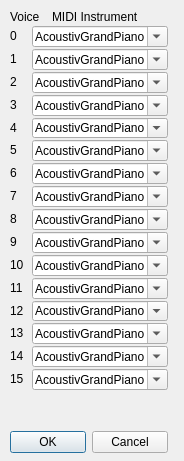
<?xml version="1.0" encoding="UTF-8"?>
<ui version="4.0">
 <class>CMIDIInstrumentsDialog</class>
 <widget class="QDialog" name="CMIDIInstrumentsDialog">
  <property name="geometry">
   <rect>
    <x>0</x>
    <y>0</y>
    <width>184</width>
    <height>461</height>
   </rect>
  </property>
  <property name="windowTitle">
   <string>Dialog</string>
  </property>
  <widget class="QWidget" name="layoutWidget">
   <property name="geometry">
    <rect>
     <x>10</x>
     <y>10</y>
     <width>158</width>
     <height>443</height>
    </rect>
   </property>
   <layout class="QVBoxLayout" name="verticalLayout_3">
    <property name="spacing">
     <number>2</number>
    </property>
    <item>
     <layout class="QHBoxLayout" name="horizontalLayout_24">
      <item>
       <widget class="QLabel" name="label_9">
        <property name="minimumSize">
         <size>
          <width>40</width>
          <height>0</height>
         </size>
        </property>
        <property name="maximumSize">
         <size>
          <width>40</width>
          <height>16777215</height>
         </size>
        </property>
        <property name="text">
         <string>Voice</string>
        </property>
       </widget>
      </item>
      <item>
       <widget class="QLabel" name="label_10">
        <property name="text">
         <string>MIDI Instrument</string>
        </property>
       </widget>
      </item>
     </layout>
    </item>
    <item>
     <layout class="QHBoxLayout" name="horizontalLayout_8">
      <item>
       <widget class="QLabel" name="midi_voice_lbl_0">
        <property name="minimumSize">
         <size>
          <width>20</width>
          <height>20</height>
         </size>
        </property>
        <property name="maximumSize">
         <size>
          <width>20</width>
          <height>20</height>
         </size>
        </property>
        <property name="text">
         <string>0</string>
        </property>
       </widget>
      </item>
      <item>
       <widget class="QComboBox" name="midi_voice_comboBox_0">
        <property name="minimumSize">
         <size>
          <width>120</width>
          <height>20</height>
         </size>
        </property>
        <property name="maximumSize">
         <size>
          <width>140</width>
          <height>16777215</height>
         </size>
        </property>
        <property name="editable">
         <bool>true</bool>
        </property>
        <property name="currentText">
         <string>AcoustivGrandPiano</string>
        </property>
       </widget>
      </item>
     </layout>
    </item>
    <item>
     <layout class="QHBoxLayout" name="horizontalLayout_9">
      <item>
       <widget class="QLabel" name="midi_voice_lbl_1">
        <property name="minimumSize">
         <size>
          <width>20</width>
          <height>20</height>
         </size>
        </property>
        <property name="maximumSize">
         <size>
          <width>20</width>
          <height>20</height>
         </size>
        </property>
        <property name="text">
         <string>1</string>
        </property>
       </widget>
      </item>
      <item>
       <widget class="QComboBox" name="midi_voice_comboBox_1">
        <property name="minimumSize">
         <size>
          <width>120</width>
          <height>20</height>
         </size>
        </property>
        <property name="maximumSize">
         <size>
          <width>140</width>
          <height>16777215</height>
         </size>
        </property>
        <property name="editable">
         <bool>true</bool>
        </property>
        <property name="currentText">
         <string>AcoustivGrandPiano</string>
        </property>
       </widget>
      </item>
     </layout>
    </item>
    <item>
     <layout class="QHBoxLayout" name="horizontalLayout_10">
      <item>
       <widget class="QLabel" name="midi_voice_lbl_2">
        <property name="minimumSize">
         <size>
          <width>20</width>
          <height>20</height>
         </size>
        </property>
        <property name="maximumSize">
         <size>
          <width>20</width>
          <height>20</height>
         </size>
        </property>
        <property name="text">
         <string>2</string>
        </property>
       </widget>
      </item>
      <item>
       <widget class="QComboBox" name="midi_voice_comboBox_2">
        <property name="minimumSize">
         <size>
          <width>120</width>
          <height>20</height>
         </size>
        </property>
        <property name="maximumSize">
         <size>
          <width>140</width>
          <height>16777215</height>
         </size>
        </property>
        <property name="editable">
         <bool>true</bool>
        </property>
        <property name="currentText">
         <string>AcoustivGrandPiano</string>
        </property>
       </widget>
      </item>
     </layout>
    </item>
    <item>
     <layout class="QHBoxLayout" name="horizontalLayout_11">
      <item>
       <widget class="QLabel" name="midi_voice_lbl_3">
        <property name="minimumSize">
         <size>
          <width>20</width>
          <height>20</height>
         </size>
        </property>
        <property name="maximumSize">
         <size>
          <width>20</width>
          <height>20</height>
         </size>
        </property>
        <property name="text">
         <string>3</string>
        </property>
       </widget>
      </item>
      <item>
       <widget class="QComboBox" name="midi_voice_comboBox_3">
        <property name="minimumSize">
         <size>
          <width>120</width>
          <height>20</height>
         </size>
        </property>
        <property name="maximumSize">
         <size>
          <width>140</width>
          <height>16777215</height>
         </size>
        </property>
        <property name="editable">
         <bool>true</bool>
        </property>
        <property name="currentText">
         <string>AcoustivGrandPiano</string>
        </property>
       </widget>
      </item>
     </layout>
    </item>
    <item>
     <layout class="QHBoxLayout" name="horizontalLayout_25">
      <item>
       <widget class="QLabel" name="midi_voice_lbl_16">
        <property name="minimumSize">
         <size>
          <width>20</width>
          <height>20</height>
         </size>
        </property>
        <property name="maximumSize">
         <size>
          <width>20</width>
          <height>20</height>
         </size>
        </property>
        <property name="text">
         <string>4</string>
        </property>
       </widget>
      </item>
      <item>
       <widget class="QComboBox" name="midi_voice_comboBox_4">
        <property name="minimumSize">
         <size>
          <width>120</width>
          <height>20</height>
         </size>
        </property>
        <property name="maximumSize">
         <size>
          <width>140</width>
          <height>16777215</height>
         </size>
        </property>
        <property name="editable">
         <bool>true</bool>
        </property>
        <property name="currentText">
         <string>AcoustivGrandPiano</string>
        </property>
       </widget>
      </item>
     </layout>
    </item>
    <item>
     <layout class="QHBoxLayout" name="horizontalLayout_13">
      <item>
       <widget class="QLabel" name="midi_voice_lbl_5">
        <property name="minimumSize">
         <size>
          <width>20</width>
          <height>20</height>
         </size>
        </property>
        <property name="maximumSize">
         <size>
          <width>20</width>
          <height>20</height>
         </size>
        </property>
        <property name="text">
         <string>5</string>
        </property>
       </widget>
      </item>
      <item>
       <widget class="QComboBox" name="midi_voice_comboBox_5">
        <property name="minimumSize">
         <size>
          <width>120</width>
          <height>20</height>
         </size>
        </property>
        <property name="maximumSize">
         <size>
          <width>140</width>
          <height>16777215</height>
         </size>
        </property>
        <property name="editable">
         <bool>true</bool>
        </property>
        <property name="currentText">
         <string>AcoustivGrandPiano</string>
        </property>
       </widget>
      </item>
     </layout>
    </item>
    <item>
     <layout class="QHBoxLayout" name="horizontalLayout_14">
      <item>
       <widget class="QLabel" name="midi_voice_lbl_6">
        <property name="minimumSize">
         <size>
          <width>20</width>
          <height>20</height>
         </size>
        </property>
        <property name="maximumSize">
         <size>
          <width>20</width>
          <height>20</height>
         </size>
        </property>
        <property name="text">
         <string>6</string>
        </property>
       </widget>
      </item>
      <item>
       <widget class="QComboBox" name="midi_voice_comboBox_6">
        <property name="minimumSize">
         <size>
          <width>120</width>
          <height>20</height>
         </size>
        </property>
        <property name="maximumSize">
         <size>
          <width>140</width>
          <height>16777215</height>
         </size>
        </property>
        <property name="editable">
         <bool>true</bool>
        </property>
        <property name="currentText">
         <string>AcoustivGrandPiano</string>
        </property>
       </widget>
      </item>
     </layout>
    </item>
    <item>
     <layout class="QHBoxLayout" name="horizontalLayout_15">
      <item>
       <widget class="QLabel" name="midi_voice_lbl_7">
        <property name="minimumSize">
         <size>
          <width>20</width>
          <height>20</height>
         </size>
        </property>
        <property name="maximumSize">
         <size>
          <width>20</width>
          <height>20</height>
         </size>
        </property>
        <property name="text">
         <string>7</string>
        </property>
       </widget>
      </item>
      <item>
       <widget class="QComboBox" name="midi_voice_comboBox_7">
        <property name="minimumSize">
         <size>
          <width>120</width>
          <height>20</height>
         </size>
        </property>
        <property name="maximumSize">
         <size>
          <width>140</width>
          <height>16777215</height>
         </size>
        </property>
        <property name="editable">
         <bool>true</bool>
        </property>
        <property name="currentText">
         <string>AcoustivGrandPiano</string>
        </property>
       </widget>
      </item>
     </layout>
    </item>
    <item>
     <layout class="QHBoxLayout" name="horizontalLayout_16">
      <item>
       <widget class="QLabel" name="midi_voice_lbl_8">
        <property name="minimumSize">
         <size>
          <width>20</width>
          <height>20</height>
         </size>
        </property>
        <property name="maximumSize">
         <size>
          <width>20</width>
          <height>20</height>
         </size>
        </property>
        <property name="text">
         <string>8</string>
        </property>
       </widget>
      </item>
      <item>
       <widget class="QComboBox" name="midi_voice_comboBox_8">
        <property name="minimumSize">
         <size>
          <width>120</width>
          <height>20</height>
         </size>
        </property>
        <property name="maximumSize">
         <size>
          <width>140</width>
          <height>16777215</height>
         </size>
        </property>
        <property name="editable">
         <bool>true</bool>
        </property>
        <property name="currentText">
         <string>AcoustivGrandPiano</string>
        </property>
       </widget>
      </item>
     </layout>
    </item>
    <item>
     <layout class="QHBoxLayout" name="horizontalLayout_17">
      <item>
       <widget class="QLabel" name="midi_voice_lbl_9">
        <property name="minimumSize">
         <size>
          <width>20</width>
          <height>20</height>
         </size>
        </property>
        <property name="maximumSize">
         <size>
          <width>20</width>
          <height>20</height>
         </size>
        </property>
        <property name="text">
         <string>9</string>
        </property>
       </widget>
      </item>
      <item>
       <widget class="QComboBox" name="midi_voice_comboBox_9">
        <property name="minimumSize">
         <size>
          <width>120</width>
          <height>20</height>
         </size>
        </property>
        <property name="maximumSize">
         <size>
          <width>140</width>
          <height>16777215</height>
         </size>
        </property>
        <property name="editable">
         <bool>true</bool>
        </property>
        <property name="currentText">
         <string>AcoustivGrandPiano</string>
        </property>
       </widget>
      </item>
     </layout>
    </item>
    <item>
     <layout class="QHBoxLayout" name="horizontalLayout_18">
      <item>
       <widget class="QLabel" name="midi_voice_lbl_10">
        <property name="minimumSize">
         <size>
          <width>20</width>
          <height>20</height>
         </size>
        </property>
        <property name="maximumSize">
         <size>
          <width>20</width>
          <height>20</height>
         </size>
        </property>
        <property name="text">
         <string>10</string>
        </property>
       </widget>
      </item>
      <item>
       <widget class="QComboBox" name="midi_voice_comboBox_10">
        <property name="minimumSize">
         <size>
          <width>120</width>
          <height>20</height>
         </size>
        </property>
        <property name="maximumSize">
         <size>
          <width>140</width>
          <height>16777215</height>
         </size>
        </property>
        <property name="editable">
         <bool>true</bool>
        </property>
        <property name="currentText">
         <string>AcoustivGrandPiano</string>
        </property>
       </widget>
      </item>
     </layout>
    </item>
    <item>
     <layout class="QHBoxLayout" name="horizontalLayout_19">
      <item>
       <widget class="QLabel" name="midi_voice_lbl_11">
        <property name="minimumSize">
         <size>
          <width>20</width>
          <height>20</height>
         </size>
        </property>
        <property name="maximumSize">
         <size>
          <width>20</width>
          <height>20</height>
         </size>
        </property>
        <property name="text">
         <string>11</string>
        </property>
       </widget>
      </item>
      <item>
       <widget class="QComboBox" name="midi_voice_comboBox_11">
        <property name="minimumSize">
         <size>
          <width>120</width>
          <height>20</height>
         </size>
        </property>
        <property name="maximumSize">
         <size>
          <width>140</width>
          <height>16777215</height>
         </size>
        </property>
        <property name="editable">
         <bool>true</bool>
        </property>
        <property name="currentText">
         <string>AcoustivGrandPiano</string>
        </property>
       </widget>
      </item>
     </layout>
    </item>
    <item>
     <layout class="QHBoxLayout" name="horizontalLayout_20">
      <item>
       <widget class="QLabel" name="midi_voice_lbl_12">
        <property name="minimumSize">
         <size>
          <width>20</width>
          <height>20</height>
         </size>
        </property>
        <property name="maximumSize">
         <size>
          <width>20</width>
          <height>20</height>
         </size>
        </property>
        <property name="text">
         <string>12</string>
        </property>
       </widget>
      </item>
      <item>
       <widget class="QComboBox" name="midi_voice_comboBox_12">
        <property name="minimumSize">
         <size>
          <width>120</width>
          <height>20</height>
         </size>
        </property>
        <property name="maximumSize">
         <size>
          <width>140</width>
          <height>16777215</height>
         </size>
        </property>
        <property name="editable">
         <bool>true</bool>
        </property>
        <property name="currentText">
         <string>AcoustivGrandPiano</string>
        </property>
       </widget>
      </item>
     </layout>
    </item>
    <item>
     <layout class="QHBoxLayout" name="horizontalLayout_21">
      <item>
       <widget class="QLabel" name="midi_voice_lbl_13">
        <property name="minimumSize">
         <size>
          <width>20</width>
          <height>20</height>
         </size>
        </property>
        <property name="maximumSize">
         <size>
          <width>20</width>
          <height>20</height>
         </size>
        </property>
        <property name="text">
         <string>13</string>
        </property>
       </widget>
      </item>
      <item>
       <widget class="QComboBox" name="midi_voice_comboBox_13">
        <property name="minimumSize">
         <size>
          <width>120</width>
          <height>20</height>
         </size>
        </property>
        <property name="maximumSize">
         <size>
          <width>140</width>
          <height>16777215</height>
         </size>
        </property>
        <property name="editable">
         <bool>true</bool>
        </property>
        <property name="currentText">
         <string>AcoustivGrandPiano</string>
        </property>
       </widget>
      </item>
     </layout>
    </item>
    <item>
     <layout class="QHBoxLayout" name="horizontalLayout_22">
      <item>
       <widget class="QLabel" name="midi_voice_lbl_14">
        <property name="minimumSize">
         <size>
          <width>20</width>
          <height>20</height>
         </size>
        </property>
        <property name="maximumSize">
         <size>
          <width>20</width>
          <height>20</height>
         </size>
        </property>
        <property name="text">
         <string>14</string>
        </property>
       </widget>
      </item>
      <item>
       <widget class="QComboBox" name="midi_voice_comboBox_14">
        <property name="minimumSize">
         <size>
          <width>120</width>
          <height>20</height>
         </size>
        </property>
        <property name="maximumSize">
         <size>
          <width>140</width>
          <height>16777215</height>
         </size>
        </property>
        <property name="editable">
         <bool>true</bool>
        </property>
        <property name="currentText">
         <string>AcoustivGrandPiano</string>
        </property>
       </widget>
      </item>
     </layout>
    </item>
    <item>
     <layout class="QHBoxLayout" name="horizontalLayout_23">
      <item>
       <widget class="QLabel" name="midi_voice_lbl_15">
        <property name="minimumSize">
         <size>
          <width>20</width>
          <height>20</height>
         </size>
        </property>
        <property name="maximumSize">
         <size>
          <width>20</width>
          <height>20</height>
         </size>
        </property>
        <property name="text">
         <string>15</string>
        </property>
       </widget>
      </item>
      <item>
       <widget class="QComboBox" name="midi_voice_comboBox_15">
        <property name="minimumSize">
         <size>
          <width>120</width>
          <height>20</height>
         </size>
        </property>
        <property name="maximumSize">
         <size>
          <width>140</width>
          <height>16777215</height>
         </size>
        </property>
        <property name="editable">
         <bool>true</bool>
        </property>
        <property name="currentText">
         <string>AcoustivGrandPiano</string>
        </property>
       </widget>
      </item>
     </layout>
    </item>
    <item>
     <spacer name="verticalSpacer_2">
      <property name="orientation">
       <enum>Qt::Vertical</enum>
      </property>
      <property name="sizeHint" stdset="0">
       <size>
        <width>20</width>
        <height>40</height>
       </size>
      </property>
     </spacer>
    </item>
    <item>
     <widget class="QDialogButtonBox" name="buttonBox">
      <property name="orientation">
       <enum>Qt::Horizontal</enum>
      </property>
      <property name="standardButtons">
       <set>QDialogButtonBox::Cancel|QDialogButtonBox::Ok</set>
      </property>
     </widget>
    </item>
   </layout>
  </widget>
 </widget>
 <resources/>
 <connections>
  <connection>
   <sender>buttonBox</sender>
   <signal>accepted()</signal>
   <receiver>CMIDIInstrumentsDialog</receiver>
   <slot>accept()</slot>
   <hints>
    <hint type="sourcelabel">
     <x>248</x>
     <y>254</y>
    </hint>
    <hint type="destinationlabel">
     <x>157</x>
     <y>274</y>
    </hint>
   </hints>
  </connection>
  <connection>
   <sender>buttonBox</sender>
   <signal>rejected()</signal>
   <receiver>CMIDIInstrumentsDialog</receiver>
   <slot>reject()</slot>
   <hints>
    <hint type="sourcelabel">
     <x>316</x>
     <y>260</y>
    </hint>
    <hint type="destinationlabel">
     <x>286</x>
     <y>274</y>
    </hint>
   </hints>
  </connection>
 </connections>
</ui>
